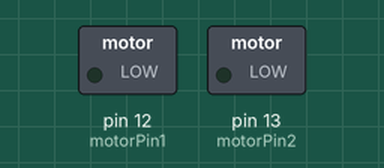
Recording of a sketch running on a simulated Arduino Uno, built with avr-gcc and run on an emulated ATmega328P. Parts: switched loads named in the sketch (green lamp = pin HIGH). Dashed ring = blinking.

Above: at 0.2 s.
Timing chart, 0 to 3.5 s (numbered marks = the images above):
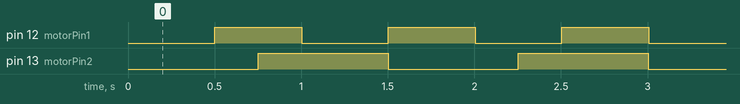

The sketch:

DCMotors.ino
```cpp
/*
DC MOTORS
 Jeff Thompson | 2013 | www.jeffreythompson.org

 Motors are cool, but take a bit more planning than an LED.

 A FEW THINGS TO CONSIDER:
 1. Voltage: how much power does your motor require? Your Arduino can
    safely provide 5V.

 2. Current: how much current does your motor require? Drawing more
    than 300mA from your Arduino can cause major problems with your
    computer and/or your Arduino. The motor will draw more current
    the more load is put on it - try stalling your motor and see the
    spike in current draw!

 3. Flyback: you may need a "flyback diode" to protect voltage from
    shooting back into your Arduino when the motor stops.

 For an explanation of how the timing using millis() is being used,
 see 'FancierBlink' in the 'Basics' examples, or 'BlinkWithoutDelay'
 in the Arduino example sketches.

 For a full explanation and schematic, see this tutorial from Adafruit:
 https://learn.adafruit.com/adafruit-arduino-lesson-13-dc-motors

 CHALLENGE:
 + Can you make a behavior happen if the two motors are both off (such as
   turn on an LED?

 */

// motor 1
const int motorPin1 =   12;          // motor connected to pin 12
int interval1 =         500;         // interval for motor to go on/off
long prev1 =            0;           // store the previous time the state was changed*
boolean state1 =        false;       // current on/off state of the motor

// motor 2
const int motorPin2 =   13;
int interval2 =         750;
long prev2 =            0;
boolean state2 =        false;


// ** note we use the 'long' variable, which can hold larger numbers
//    than a standard 'int' can (used for storing times in ms, for example)


void setup() {
  pinMode(motorPin1, OUTPUT);     // motor pin to output mode
  prev1 = millis();               // set previous time to current time

  pinMode(motorPin2, OUTPUT);
  prev2 = millis();
}


void loop() {

  // motor 1
  if (millis() > prev1 + interval1) {    // if enough time has passed...
    state1 = !state1;                    // make the motor state the opposite
    prev1 = millis();                    // and set previous time to current
  }
  if (state1 == true) {                  // if state is true, turn on
    digitalWrite(motorPin1, HIGH);
  }
  else {
    digitalWrite(motorPin1, LOW);
  }

  // motor 2
  if (millis() > prev2 + interval2) {
    state2 = !state2;
    prev2 = millis();
  }

  // a more reusable 'function' that turns the motor
  // on and off like above
  motorOnOff(motorPin2, state2);
}


// a custom function - this for turning a motor on/off
// 'void' means no value is returned to our loop
// the two variables are called 'arguments' - here we
// pass the motor (motorPin1/motorPin2) and the current
// state (state1/state2)

void motorOnOff(int motor, int state) {
  if (state == true) {
    digitalWrite(motor, HIGH);
  }
  else {
    digitalWrite(motor, LOW);
  }
}
```

Measured:
- by itself, pin 12 (motorPin1): alternates HIGH for 0.50 s and LOW for 0.50 s
- by itself, pin 13 (motorPin2): alternates HIGH for 0.75 s and LOW for 0.75 s
- by itself, everything shown: repeats every 3.0 s, in 10 steps
